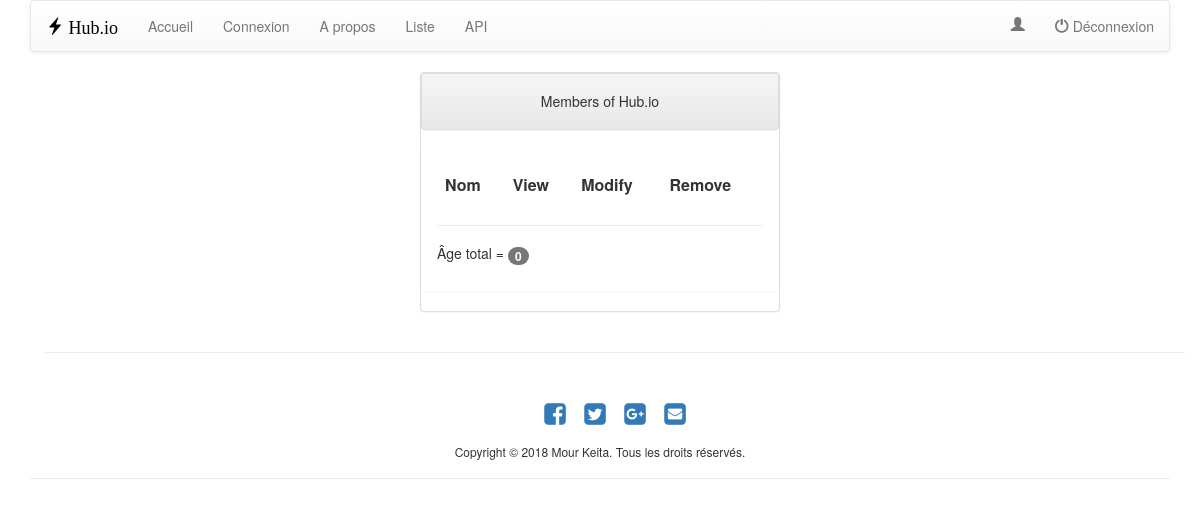
Page /listUsers on the earlier database version.
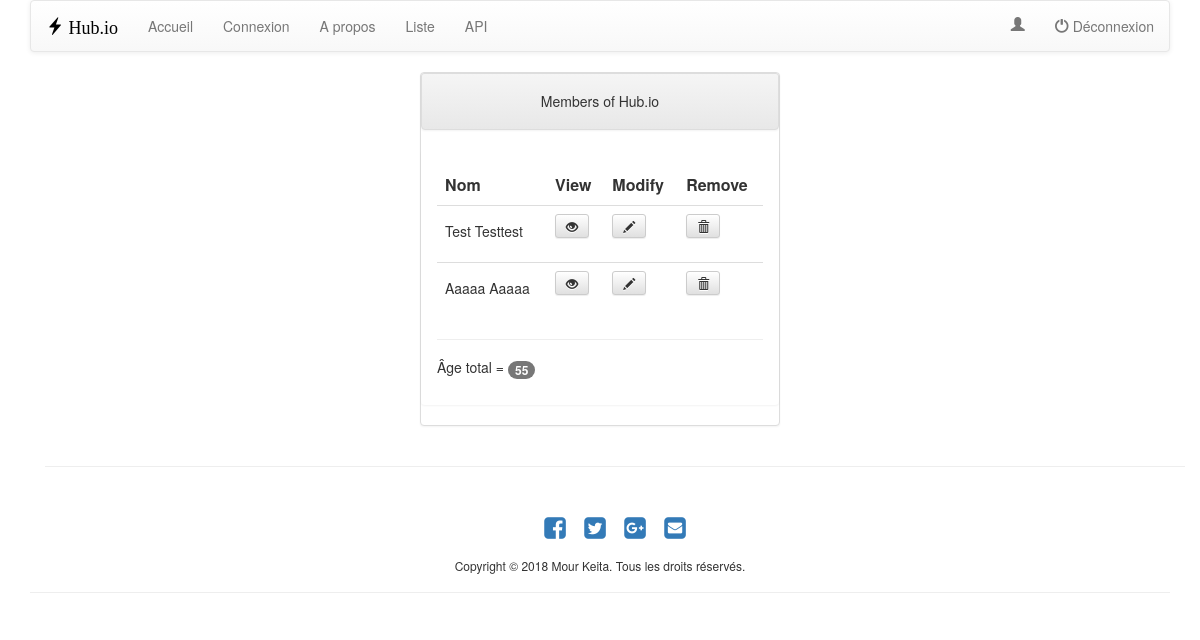
Same page on the later database version.
### qa/models.py (models this page shows, shortened)
class Qa(models.Model):
    first = models.CharField(max_length=200)
    last = models.CharField(max_length=200)
    email = models.EmailField(max_length=100, unique=True, default="")
    password = models.CharField(max_length=100, default="")
    age = models.IntegerField(max_length=3)

### qa/views.py (the view)
# urls.py: url(r'^listUsers', views.listUsers, name='listUsers'),
def listUsers(request):
    users = Qa.objects.all()
    total_age = 0
    name_length = 0
    for user in users:
        name_length = user.first.__sizeof__() + user.last.__sizeof__()
        total_age = total_age + user.age
        print name_length
    context = {'users':users, 'total_age':total_age}
    return render(request, 'qa.html', context )

### qa/templates/qa.html (shortened to what this page needs)
{% extends "base.html" %}
{% block content %}
<div class="panel panel-default">
	<div style="text-align: center" class="panel panel-heading">
		<h5>Members of Hub.io</h5>
	</div>
	<div class="panel panel-body">
		<table class="table table-hover">
			<tr>
				<th>Nom</th>
				<th>View</th>
				<th>Modify</th>
				<th>Remove</th>
			</tr>
			{% for user in users %}
    		<tr>
    			<td>
    				<h5>{{ user.first }} {{ user.last }}</h5>
    			</td>
    			<td>
                    <form role="form" action="/displayuser" method="post">{% csrf_token %}
    				<button type="submit" class="btn btn-default btn-sm" data-toggle="modal" data-target="#display-user">
    					<span class="glyphicon glyphicon-eye-open"></span>
    				</button>
                    </form>
                </div>
              </div>
            </div>
    			<td>
    				<button class="btn btn-default btn-sm">
    					<span class="glyphicon glyphicon-pencil"></span>
    				</button>
    			</td>
    			<td>
            <form role="form" action="/delete" method="post">{% csrf_token %}
              <button type="submit" class="btn btn-default btn-sm">
                <span class="glyphicon glyphicon-trash"></span>
              </button>
            </form>
          </td>
        {% endfor %}
		</table>
		<hr>
		<h5> Âge total =  <span class="badge">{{ total_age }}</span> </h5>
	</div>
</div>
{% endblock %}

Differences in the rows shown:
added Qa: first "Test", last "Testtest"
added Qa: first "Aaaaa", last "Aaaaa"
Other differences:
{{ total_age }}: "0" → "55"
